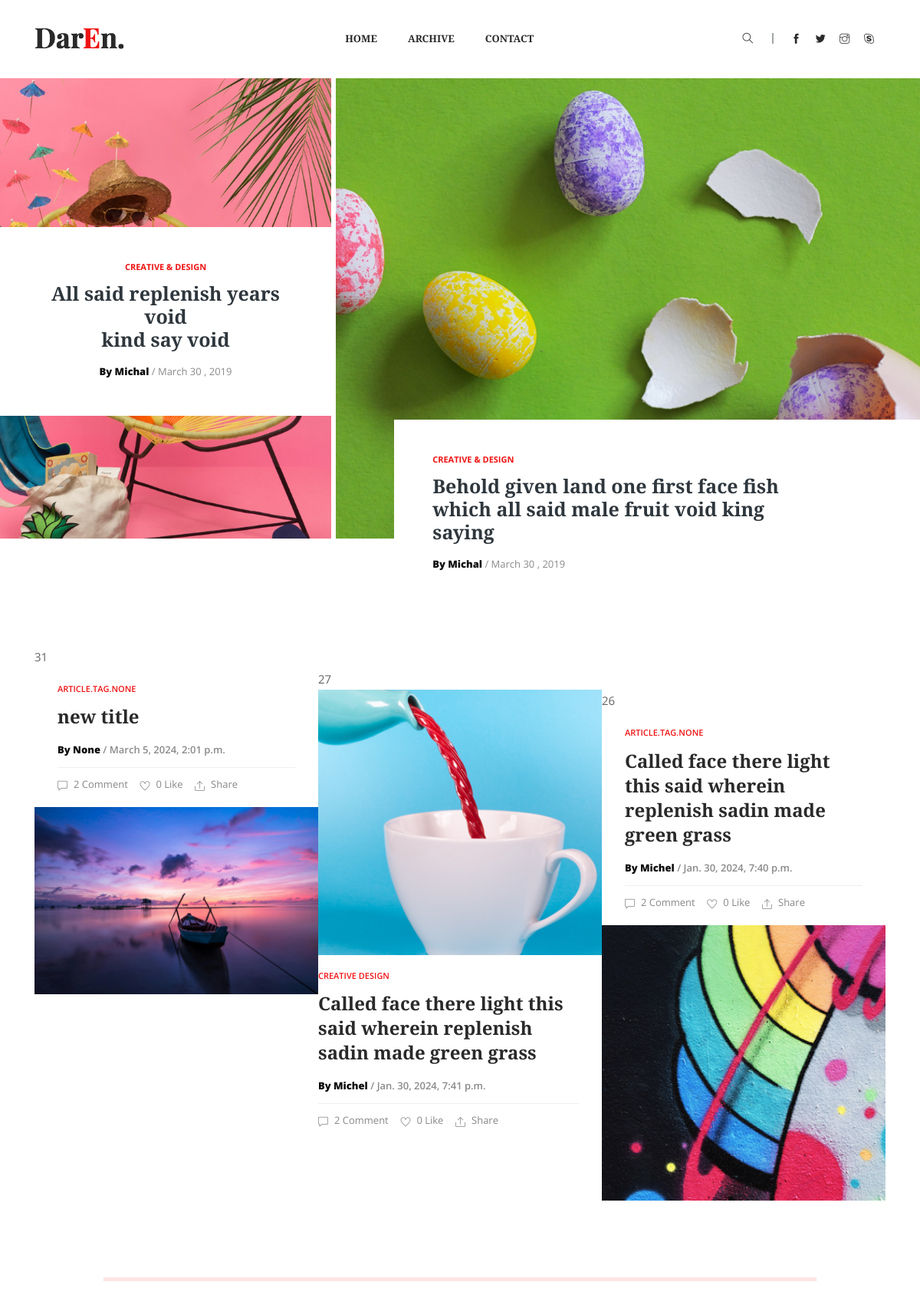
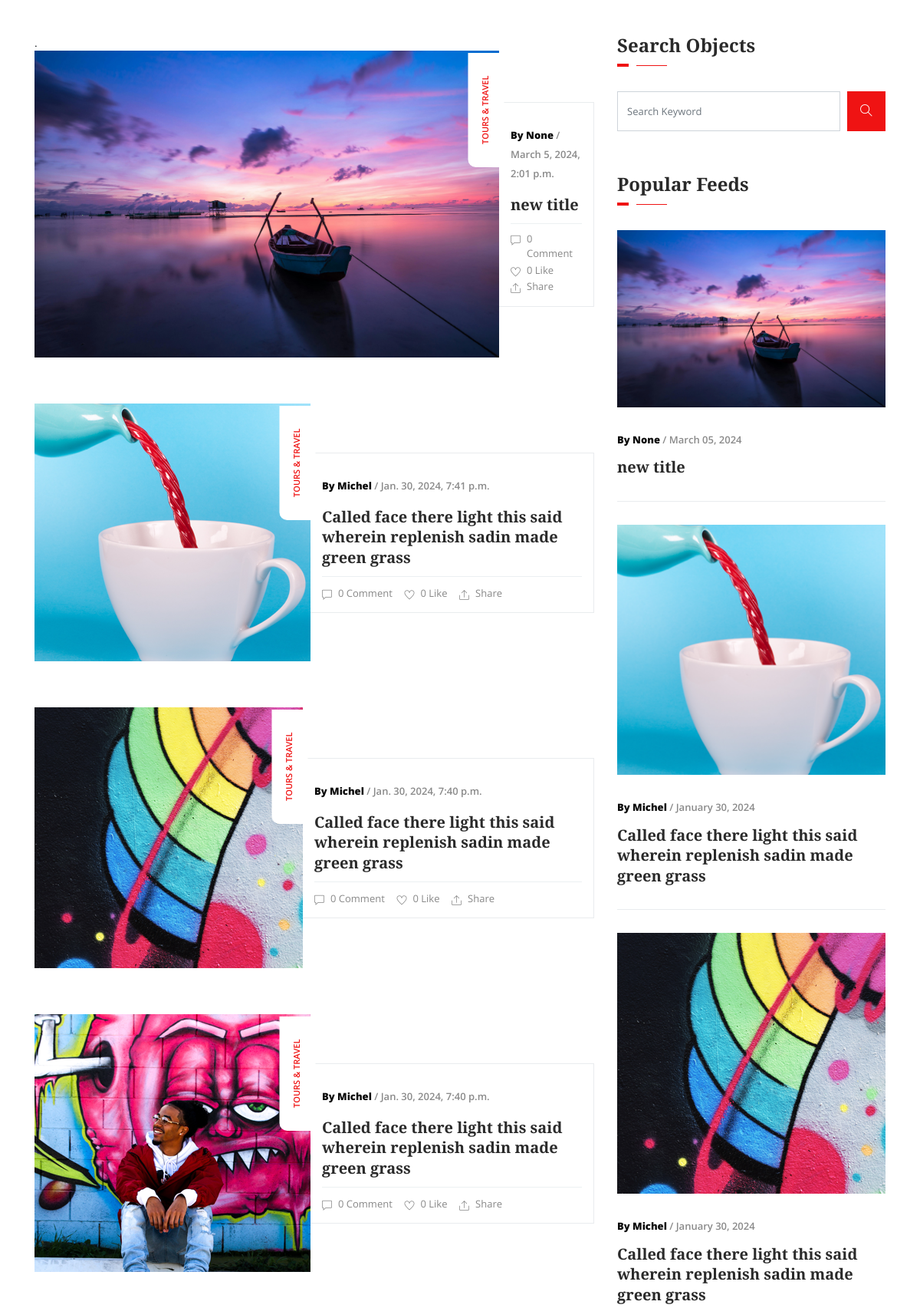
The page / (upper part) on the database its author committed (2 pictures, top to bottom).
### article/models.py (models this page shows, shortened)
class Article(models.Model):
    title = models.CharField(max_length=225, blank=True, null=True)
    content = RichTextField(null=True, blank=True)
    created_date = models.DateTimeField(auto_now_add=True)
    author = models.ForeignKey(Author, on_delete=models.CASCADE, related_name='articles', null=True, blank=True)
    category = models.ForeignKey(Category, on_delete=models.SET_NULL, null=True, blank=True)
    image = models.ImageField(upload_to='media/articles', blank=True, null=True)
    slug = models.SlugField(unique=False, editable=True)
    tags = models.ManyToManyField(Tag, blank=True, null=True)
    is_quote = models.BooleanField(default=False)

class Author(models.Model):
    name = models.CharField(max_length=255)
    image = models.ImageField(upload_to='authors/', blank=True, null=True)
    def __str__(self):
        return self.name

### main/views.py (the view)
# urls.py: path('', main_index, name='index'),
def main_index(request):
    articles = Article.objects.order_by('-id')
    lst_three = articles[:3]
    tag = request.GET.get('tag')
    category = request.GET.get('category')
    categories = Category.objects.all()
    tags = Tag.objects.all()
    articles_per_page = 6
    paginator = Paginator(articles, articles_per_page)
    page = request.GET.get('page')
    try:
        articles = paginator.page(page)
    except PageNotAnInteger:
        articles = paginator.page(1)
    except EmptyPage:
        articles = paginator.page(paginator.num_pages)
    ctx = {
        'lst_three': lst_three,
        'articles': articles,
        'category': category,
        'tag': tag,
        'categories': categories,
        'tags': tags
    }
    return render(request, 'main/index.html', ctx)

### templates/main/index.html (shortened to what this page needs)
{% extends 'base.html' %}
{% load static %}
{% block content %}
    <section class="banner_post">
        <div class="container-fluid">
            <div class="row">
                <div class="col-lg-12">
                    <div class="banner_post_1 banner_post_bg_1">
                        <div class="banner_post_iner text-center">
                            <a href="http://127.0.0.1:8000/article/detail/second-divided-from-form-fish-beast-made-every-of-seas-all-gathered-us-saying-he-our-2024-01-26/">
                                <h5> Creative & Design</h5>
                            </a>
                            <a href="http://127.0.0.1:8000/article/detail/second-divided-from-form-fish-beast-made-every-of-seas-all-gathered-us-saying-he-our-2024-01-26/">
                                <h2>All said replenish years void <br>
                                    kind say void </h2>
                            </a>
                            <p><span> By Michal</span> / March 30 , 2019</p>
                        </div>
                    </div>
                    <div class="banner_post_2 banner_post_bg_2">
                        <div class="banner_post_iner">
                            <a href="http://127.0.0.1:8000/article/detail/second-divided-from-form-fish-beast-made-every-of-seas-all-gathered-us-saying-he-our-2024-01-26/">
                                <h5> Creative & Design</h5>
                            </a>
                            <a href="http://127.0.0.1:8000/article/detail/second-divided-from-form-fish-beast-made-every-of-seas-all-gathered-us-saying-he-our-2024-01-26/">
                                <h2>Behold given land one first face fish which all said
                                    male fruit void king saying</h2>
                            </a>
                            <p><span> By Michal</span> / March 30 , 2019</p>
                        </div>
                    </div>
                </div>
            </div>
        </div>
    </section>
    <section class="feature_post">
        <div class="container">
            <div class="row">
                <div class="col-lg-12">
                    {% for article in lst_three %}
                        <p>{{ article.id }}</p>
                        {% if article.id == 27 or article.id == 25 %}
                            <div class="single_feature_post post_1">
                                <div>
                                    <img src="{{ article.image.url }}" alt>
                                </div>
                                <div class="post_text_1 pr_30">
                                    <h5>creative design</h5>
                                    <a href="{% url 'article:detail' article.slug %}">
                                        <h3>{{ article.title }}</h3>
                                    </a>
                                    <p><span>By {{ article.author }}</span> / {{ article.created_date }}</p>
                                    <div class="post_icon">
                                        <ul>
                                            <li><i class="ti-comment"></i>2 Comment</li>
                                            <li><i class="ti-heart"></i>0 Like</li>
                                            <li><i class="ti-export"></i>Share</li>
                                        </ul>
                                    </div>
                                </div>
                            </div>
                        {% else %}
                            <div class="single_feature_post post_1 d-block d-sm-none d-lg-block">
                                <div class="post_text_1 pl_pr_30">
                                    <h5>{{ article.tags }}</h5>
                                    <a href="{% url 'article:detail' article.slug %}">
                                        <h3>{{ article.title }}</h3>
                                    </a>
                                    <p><span> By {{ article.author }}</span> / {{ article.created_date }}</p>
                                    <div class="post_icon">
                                        <ul>
                                            <li><i class="ti-comment"></i>2 Comment</li>
                                            <li><i class="ti-heart"></i>0 Like</li>
                                            <li><i class="ti-export"></i>Share</li>
                                        </ul>
                                    </div>
                                </div>
                                <img src="{{ article.image.url }}" alt>
                            </div>
                        {% endif %}
                    {% endfor %}
                </div>
            </div>
        </div>
    </section>
    <div class="border_top"></div>
    <section class="all_post section_padding">
        <div class="container">
            <div class="row">
                <div class="col-lg-8">.
                    {% for object in articles %}
                        <div class="single_post media post_3">
                            <div class="single_post_img">
                                <img src="{{ object.image.url }}" alt>
                                <a href="{% url 'article:detail' object.slug %}"
                                   class="category_btn">Tours & travel</a>
                            </div>
                            <div class="post_text_1 media-body align-self-center">
                                <p><span>By {{ object.author }}</span> / {{ object.created_date }}</p>
                                <a href="{% url 'article:detail' object.slug %}">
                                    <h3>{{ object.title }}</h3>
                                </a>
                                <div class="post_icon">
                                    <ul>
                                        <li><i class="ti-comment"></i>{{ object.comments.count }} Comment</li>
                                        <li><i class="ti-heart"></i>0 Like</li>
                                        <li><i class="ti-export"></i>Share</li>
                                    </ul>
                                </div>
                            </div>
                        </div>
                    {% endfor %}
                </div>
                <div class="col-lg-4">
                    <div class="sidebar_widget">
                        <div class="sidebar_tittle">
                            <h3>Search Objects</h3>
                        </div>
                        <form action="{% url 'article:archive' %}">
                            <div class="form-group">
                                <div class="input-group mb-3">
                                    <input name="q" type="text" class="form-control" placeholder="Search Keyword"
                                           onfocus="this.placeholder = ''" onblur="this.placeholder = 'Search Keyword'">
                                    <div class="input-group-append">
                                        <button class="btn" type="button"><i class="ti-search"></i></button>
                                    </div>
                                </div>
                            </div>
                        </form>
                        <div class="sidebar_tittle">
                            <h3>Popular Feeds</h3>
                        </div>
                        {% for foo in lst_three %}
                            <div class="single_catagory_post post_2 single_border_bottom">
                                <div class="category_post_img">
                                    <img src="{{ foo.image.url }}" alt>
                                </div>
                                <div class="post_text_1 pr_30">
                                    <p><span> By {{ foo.author }}</span> / {{ foo.created_date|date:'F d, Y' }}</p>
                                    <a href="#">
                                        <h3>{{ foo.title }}</h3>
                                    </a>
                                </div>
                            </div>
                        {% endfor %}
                    </div>
                </div>
            </div>
        </div>
    </section>
{% endblock %}

### rows shown on the page
Article: id "31", tags "ARTICLE.TAG.NONE", title "new title", author "None", created_date "March 5, 2024, 2:01 p.m.", image (picture), comments.count "0", created_date "March 05, 2024"
Article: id "27", image (picture), title "Called face there light this said wherein replenish sadin made green grass", author "Michel", created_date "Jan. 30, 2024, 7:41 p.m.", comments.count "0", created_date "January 30, 2024"
Article: id "26", tags "ARTICLE.TAG.NONE", title "Called face there light this said wherein replenish sadin made green grass", author "Michel", created_date "Jan. 30, 2024, 7:40 p.m.", image (picture), comments.count "0", created_date "January 30, 2024"
Article: image (picture), author "Michel", created_date "Jan. 30, 2024, 7:40 p.m.", title "Called face there light this said wherein replenish sadin made green grass", comments.count "0"
